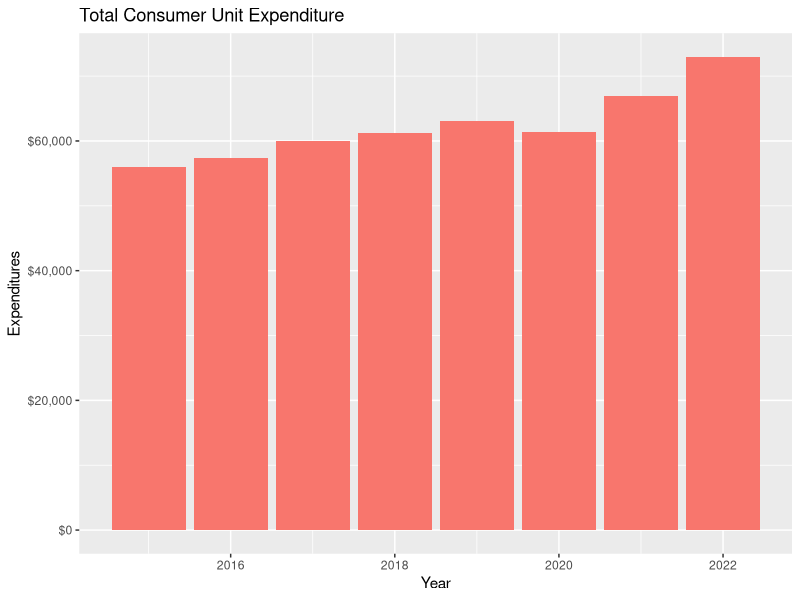
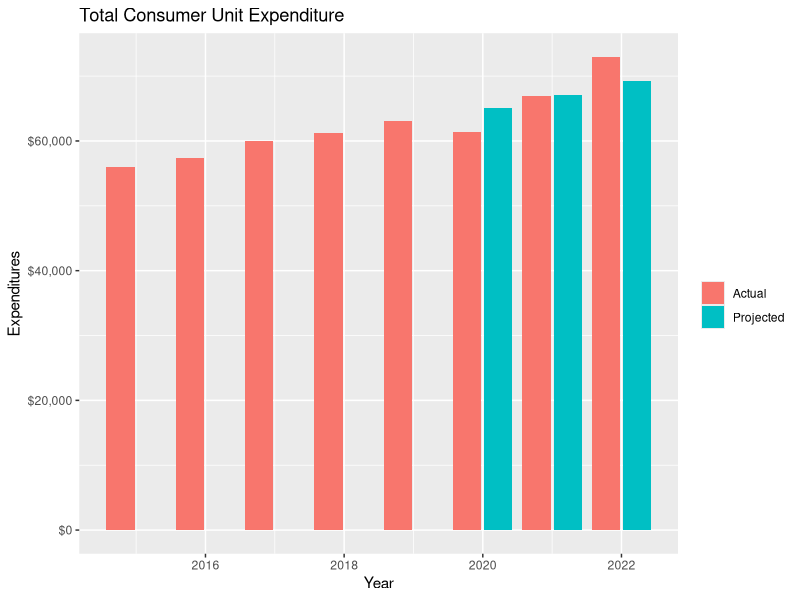
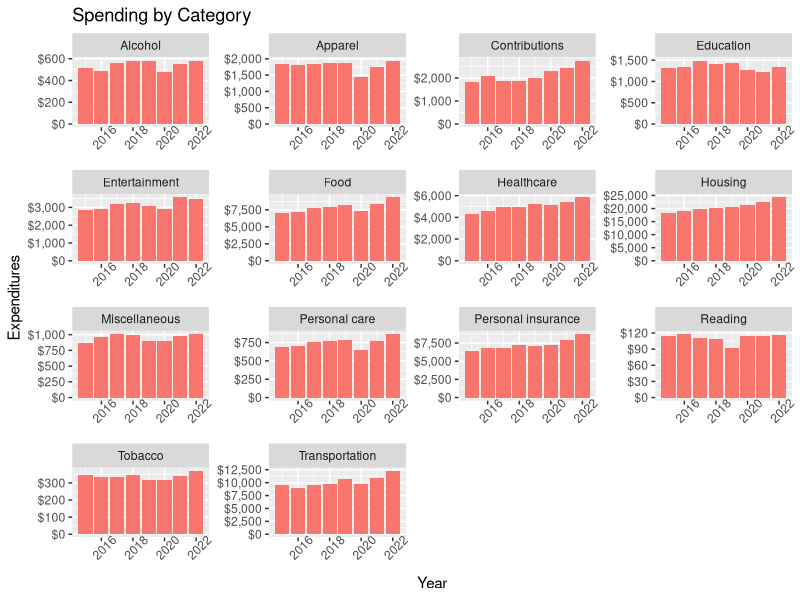
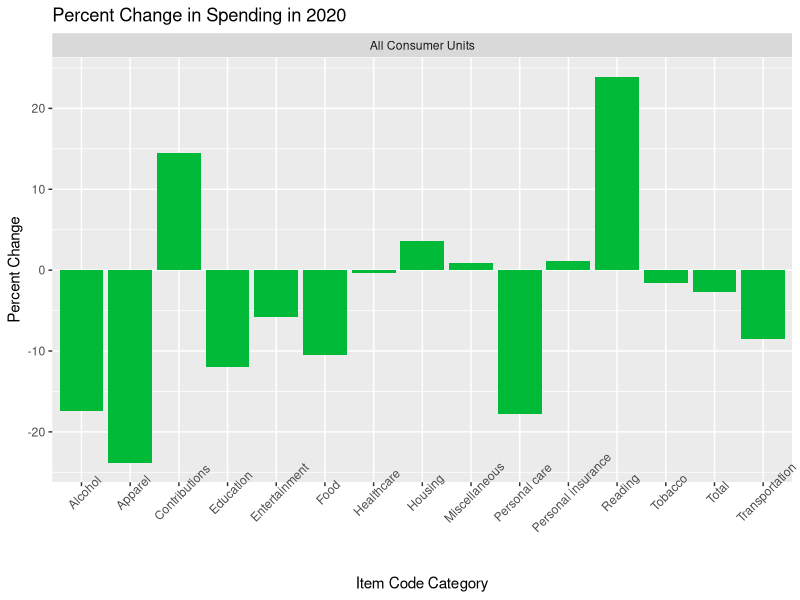
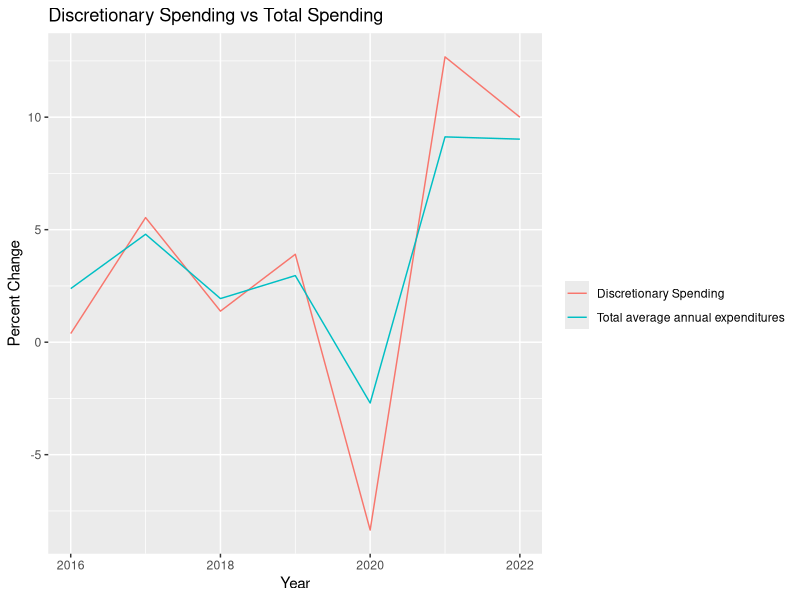
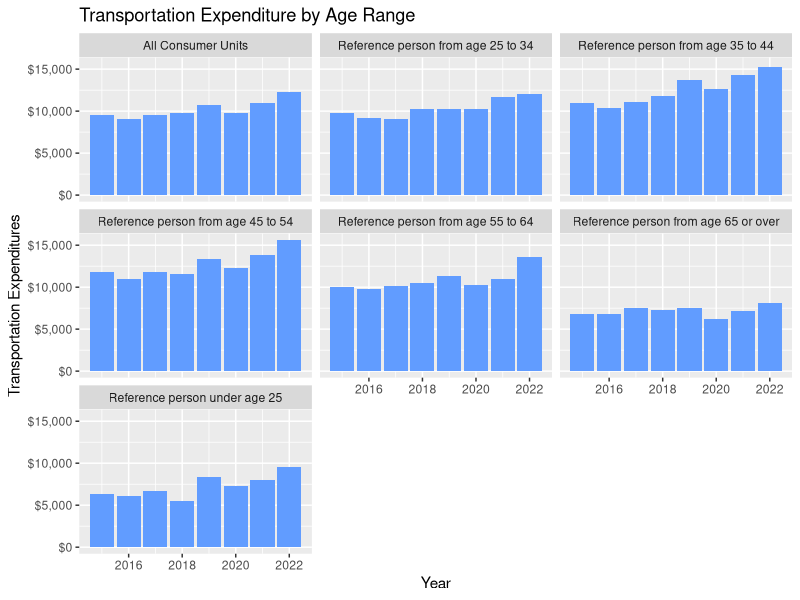
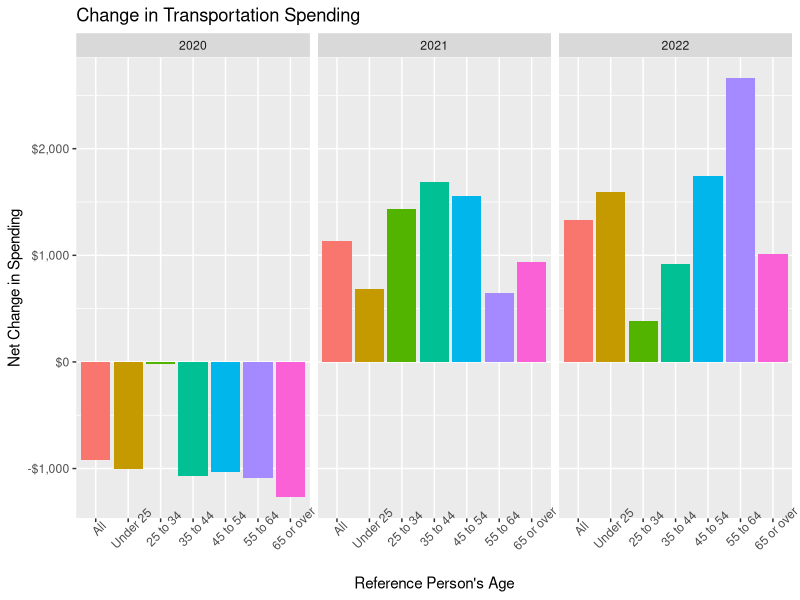
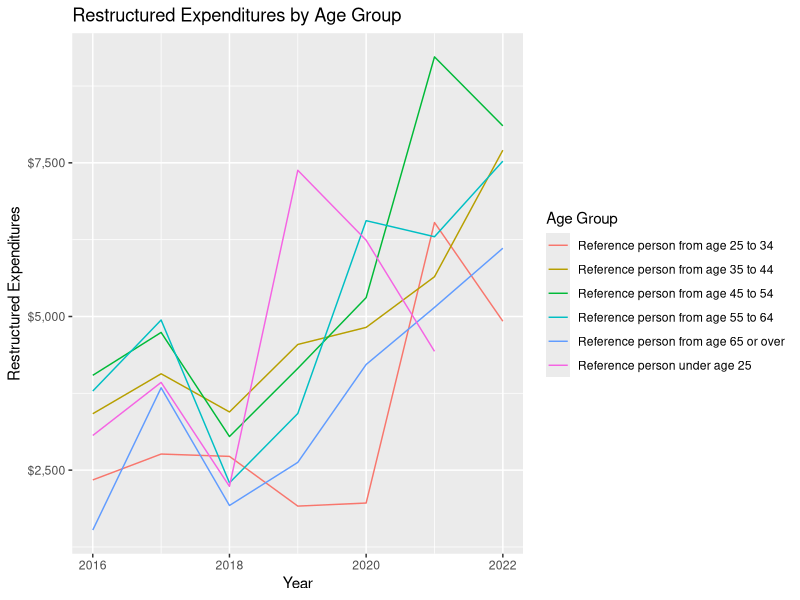

Recreate these plots in R, in order.
## ---- chunk 1
knitr::opts_chunk$set(echo = TRUE)
## ---- chunk 2
library(tidyverse)
library(ggplot2)
library(reshape2)
## ---- chunk 3
#Read data
data <- read.csv("2023_Consumer_Exp_Data.csv")
chr_code = 1:9
chr_code_desc = c("All Consumer Units",
                  "Reference person under age 25",
                  "Reference person from age 25 to 34",
                  "Reference person from age 35 to 44",
                  "Reference person from age 45 to 54",
                  "Reference person from age 55 to 64",
                  "Reference person from age 65 or over",
                  "Reference person from age 65 to 74",
                  "Reference person from age 75 or over")
chr_code_mapping <- data.frame(chr_code,chr_code_desc)

item_code = c("ALCBEVG",
                  "APPAREL",
                  "CASHCONT",
                  "EDUCATN",
                  "ENTRTAIN",
                  "FOODTOTL",
                  "HEALTH",
                  "HOUSING",
                  "INSPENSN",
                  "MISC",
                  "PERSCARE",
                  "READING",
                  "TOBACCO",
                  "TOTALEXP",
                  "TRANS")
item_code_desc = c("Alcoholic beverages",
                    "Apparel and services",
                    "Cash contributions",
                    "Education",
                    "Entertainment",
                    "Food",
                    "Healthcare",
                    "Housing",
                    "Personal insurance and pensions",
                    "Miscellaneous expenditures",
                    "Personal care products and services",
                    "Reading",
                    "Tobacco products and smoking supplies",
                    "Total average annual expenditures",
                    "Transportation")

#add my own short description
item_code_short_desc = c("Alcohol",
                    "Apparel",
                    "Contributions",
                    "Education",
                    "Entertainment",
                    "Food",
                    "Healthcare",
                    "Housing",
                    "Personal insurance",
                    "Miscellaneous",
                    "Personal care",
                    "Reading",
                    "Tobacco",
                    "Total",
                    "Transportation")
item_code_mapping <- data.frame(item_code,item_code_desc,item_code_short_desc)

#join data with item code mapping to include descriptions
data <- data %>%
  left_join(chr_code_mapping, by = 'chr_code') %>%
  left_join(item_code_mapping, by = 'item_code')

head(data[,c("chr_code","chr_code_desc","item_code","item_code_desc","item_code_short_desc")])
## ---- chunk 4
str(data)
## ---- chunk 5
data$value <- as.integer(data$value)
## ---- chunk 6
data %>%
  filter(is.na(value)) %>%
  select(year,chr_code_desc,item_code_desc,footnote_text)
## ---- chunk 7
#remove columns
data <- data %>%
  select(-c(period,
            periodName,
            footnote_code,
            footnote_text,
            latest))
## ---- chunk 8
#Total Spending Plot
spending_plot <- ggplot(data = data %>%
         filter(chr_code == 1,
                item_code == 'TOTALEXP'))+
  geom_col(mapping = aes(x=year,
                         y = value),
           fill = rep("#F8766D",8))+
  labs(title = "Total Consumer Unit Expenditure",
       y = "Expenditures",
       x = "Year")+
  scale_y_continuous(labels = scales::label_dollar(prefix = "$", big.mark = ","))

print(spending_plot)
## ---- chunk 9
#create % growth field
data <- data %>%
  group_by(series_id) %>%
  arrange(year, .by_group = TRUE) %>%
  mutate (pct_change = (value-lag(value))/lag(value)*100,
          amount_change = value-lag(value)) %>%
  ungroup()

#Print % Change for Total Expenditures
data %>%
  filter(chr_code==1,
         item_code == 'TOTALEXP') %>%
  select(year,
         value,
         pct_change)
## ---- chunk 10
#suppress chunk warning because first 5 years of the projection are NA
#filter data to just pre-pandemic for total spending
pre_pandemic_data <- data %>%
  filter(chr_code == 1,
         item_code == 'TOTALEXP',
         year < 2020)

#create linear regression model based on log(value) ~ year
model <- lm(log(value) ~ year,
            data = pre_pandemic_data)

#data frame to store projections
projection <- data.frame(
  year = 2020:2022
  )
projection$projected_value <- exp(predict(model, newdata = projection))

#data frame for new plot. Joining projection with actual data,
#then using the melt function to switch to long data to create column chart
projection_plot_data <- data %>%
  filter(chr_code ==1,
         item_code == 'TOTALEXP') %>%
  select(year,
         value) %>%
  left_join(projection, by = "year") %>%
  rename(Actual = value,
         Projected = projected_value) %>%
  melt(id.vars = 'year')

#Plot projections alongside actual data
projected_spending <- ggplot(data = projection_plot_data)+
         geom_col(mapping = aes(x = year,
                           y = value,
                           fill = variable),
                  position = position_dodge2())+
    labs(title = "Total Consumer Unit Expenditure",
       y = "Expenditures",
       x = "Year",
       fill = "")+
  scale_y_continuous(labels = scales::label_dollar(prefix = "$", big.mark = ","))

print(projected_spending)
    
## ---- chunk 11
#Chart of all categories over time
ggplot(data = data %>%
         filter(chr_code==1,
                item_code!='TOTALEXP'))+
  geom_col(mapping = aes(x = year,
                         y = value),
           fill = "#F8766D")+
  facet_wrap(~item_code_short_desc, scales = "free")+
  theme(axis.text.x = element_text(angle = 45))+
  labs(title = "Spending by Category",
       x = "Year",
       y = "Expenditures")+
  scale_y_continuous(labels = scales::label_dollar(prefix = "$", big.mark = ","))

## ---- chunk 12
#now let's create a chart just looking at 2020
data %>%
  filter(year == '2020',
         chr_code %in% c(1)) %>%
  ggplot()+
  geom_col(mapping = aes(x = item_code_short_desc,
                         y = pct_change),
           fill = "#00BA38")+
  facet_wrap(~chr_code_desc)+
  theme(axis.text.x = element_text(angle = 45))+
  labs(title = "Percent Change in Spending in 2020",
        y = "Percent Change",
       x = "Item Code Category")
## ---- chunk 13
disc_spending <- data %>%
  filter(!item_code %in% c("HEALTH",
                           "HOUSING",
                           "INSPENSN",
                           "TOTALEXP"),
         chr_code == 1) %>%
  group_by(year,chr_code,chr_code_desc) %>%
  summarise(value = sum(value), .groups = "keep") %>%
  ungroup() %>%
  group_by(chr_code,chr_code_desc) %>%
  arrange(year, .by_group = TRUE) %>%
  mutate(pct_change = (value-lag(value))/lag(value)*100,
         item_code_desc = 'Discretionary Spending')

total_spending <- data %>%
  filter(chr_code == 1,
         item_code == 'TOTALEXP') %>%
  select(year,
         chr_code,
         chr_code_desc,
         value,
         pct_change,
         item_code_desc) %>%
  rbind(disc_spending) %>%
  filter(year > 2015)

disc_spending <- ggplot(total_spending)+
  geom_line(mapping = aes(x = year,
                         y = pct_change,
                         color = item_code_desc))+
  labs(title = "Discretionary Spending vs Total Spending",
       y = "Percent Change",
       x = "Year",
       color = "")

print(disc_spending)
## ---- chunk 14
#Transportation by age group
data %>%
  filter(item_code == 'TRANS',
         !chr_code %in% c(8,9)) %>%
  ggplot()+
  geom_col(mapping = aes(x = year,
                         y = value),
           fill = "#619CFF")+
  facet_wrap(~chr_code_desc)+
  labs(title = "Transportation Expenditure by Age Range",
        y = "Transportation Expenditures",
       x = "Year")+
  scale_y_continuous(labels = scales::label_dollar(prefix = "$", big.mark = ","))
## ---- chunk 15
#Year over year change by age group
trans_spending <- ggplot(data %>%
         filter(!chr_code %in%c(8,9),
                item_code == 'TRANS',
                year > 2019))+
  geom_col(mapping = aes(x = as.factor(chr_code),
                         y = amount_change,
                         fill = as.factor(chr_code)))+
  facet_wrap(~year)+
  scale_x_discrete(labels = c("1" = "All",
                              "2" = "Under 25",
                              "3" = "25 to 34",
                              "4" = "35 to 44",
                              "5" = "45 to 54",
                              "6" = "55 to 64",
                              "7" = "65 or over"))+
  theme(axis.text.x = element_text(angle = 45),
        legend.position = "none")+
  labs(title = "Change in Transportation Spending",
        y = "Net Change in Spending",
        x = "Reference Person's Age")+
  scale_y_continuous(labels = scales::label_dollar(prefix = "$", big.mark = ","))
  
print(trans_spending)
## ---- chunk 16
#warning suppressed as there was missing data for the youngest category

#Create absolute change in each category
data <- data %>%
  group_by(series_id) %>%
  arrange(year, .by_group = TRUE) %>%
  mutate(abs_change = abs(value-lag(value)))

#Group data by year and age group
#Summing the absolute changes in each category
grouped_data <- data %>%
  filter(!chr_code %in% c('1','8','9'),
         item_code != 'TOTALEXP') %>%
  group_by(year,chr_code,chr_code_desc) %>%
  summarize(abs_change_sum = sum(abs_change),
            abs_change_sum_pct = sum(abs_change)/sum(value),
            .groups = "keep") %>%
  arrange(desc(year),desc(abs_change_sum_pct))

#Plot in line chart, remove 2015 since it does not contain values

restr_spending <- ggplot(grouped_data %>%
                           filter(year != 2015),
                         aes(x = year,
                             y = abs_change_sum,
                             color = chr_code_desc))+
  geom_line()+
  labs(title = "Restructured Expenditures by Age Group",
       y = "Restructured Expenditures",
       x = "Year",
       color = "Age Group")+
  scale_y_continuous(labels = scales::label_dollar(prefix = "$", big.mark = ","))

print(restr_spending)

## ---- chunk 17
#save plots
ggsave("total_spending.png", spending_plot)
ggsave("projected_spending.png", projected_spending)
ggsave("transportation_spending.png", trans_spending)
ggsave("discretionary_spending.png", disc_spending)
ggsave("restructured_spending.png", restr_spending)
